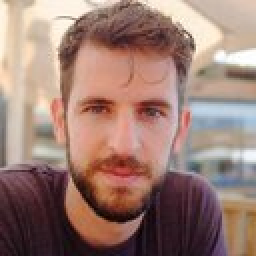
#> input picture assets/reference/protagonist/protagonist-source.jpg, 128 x 128 px, given in place of protagonist, which was not available (shown 2 times larger)
$ python material_analyze.py ../assets/reference/protagonist
#> lines starting #> are read from the running program, lines starting #| are printed output that depends on the picture; after the words box and inside, x2 and y2 are one past the last pixel; in counts of white or black regions, pixels touching at a corner belong together; pictures that were not available may be replaced by others from this repository, and a replacement may not be noted
# -*- coding: utf-8 -*-
"""material_analyze — 素材分析（Material Intelligence）。用法: python material_analyze.py <img...> [--out json]"""
import os, sys, json, argparse
import numpy as np
from PIL import Image

def dominant_colors(arr, n=5):
    sample = (arr[::8, ::8].astype(int) // 32 * 32).reshape(-1, 3)
    vals, counts = np.unique(sample, axis=0, return_counts=True)
    idx = np.argsort(-counts)[:n]
    return ["#%02x%02x%02x" % (int(vals[i][0]), int(vals[i][1]), int(vals[i][2])) for i in idx]

def skin_ratio(arr):
    r = arr[:, :, 0].astype(int); g = arr[:, :, 1].astype(int); b = arr[:, :, 2].astype(int)
    m = (r > 90) & (r > g) & (g > b) & (r > 100)
    return float(m.mean())

def analyze(path):
#> called with path = '../assets/reference/protagonist'
    im = Image.open(path).convert("RGB")
#> im is the input picture: PIL image 128x128 RGB; mean R, G, B 156.2, 125.4, 115.5
    W, H = im.size
#> W = 128; H = 128
    arr = np.asarray(im).astype(np.float32)
    lum = arr.mean(axis=2)
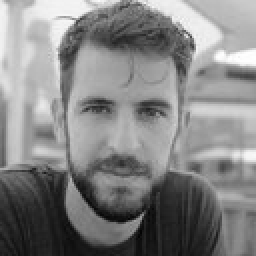
#> lum: shape (128, 128) float32 (shown 2 times larger); min 3.33, max 254.7, mean 132.4
    bright = float(lum.mean() / 255)
#> bright = 0.519
    contrast = float(lum.std() / 255)
#> contrast = 0.239
    # 边缘密度（背景复杂度 / 纹理）
    gx = np.abs(np.diff(lum, axis=1)); gy = np.abs(np.diff(lum, axis=0))
#> after `gx = np.abs(np.diff(lum, axis=1))`:
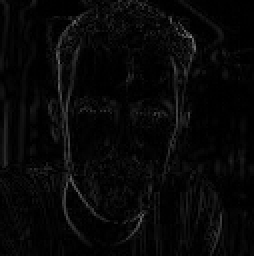
#> gx: shape (128, 127) float32 (shown 2 times larger); min 0, max 137.7, mean 7.8
#> after `gy = np.abs(np.diff(lum, axis=0))`:
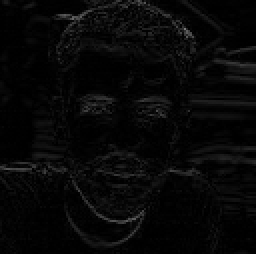
#> gy: shape (127, 128) float32 (shown 2 times larger); min 0, max 121, mean 7.6
    edge = float((gx.mean() + gy.mean()) / 255)
#> edge = 0.0605
    texture = float(np.abs(lum - lum.mean()).std() / 255)
#> texture = 0.13
    # 中心视觉权重（中心区域对比度）
    cy0, cy1 = int(H*0.3), int(H*0.7); cx0, cx1 = int(W*0.3), int(W*0.7)
#> after `cy0, cy1 = (int(H * 0.3), int(H * 0.7))`: cy0 = 38; cy1 = 89
#> after `cx0, cx1 = (int(W * 0.3), int(W * 0.7))`: cx0 = 38; cx1 = 89
    center = lum[cy0:cy1, cx0:cx1]
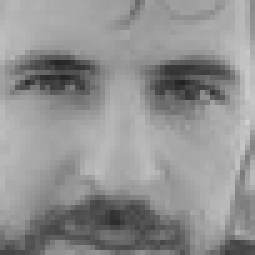
#> center: shape (51, 51) float32 (shown 5 times larger); min 34.67, max 207.3, mean 145.2
    visual_weight = float(np.clip(center.std() / 60, 0, 1))
#> visual_weight = 0.579
    # 色彩温度
    mean_rgb = arr.mean(axis=(0,1))
#> mean_rgb = [156.2, 125.4, 115.5]
    temp = "warm" if mean_rgb[0] > mean_rgb[2] + 8 else ("cool" if mean_rgb[2] > mean_rgb[0] + 8 else "neutral")
#> temp = 'warm'
    skin = skin_ratio(arr)
#> in skin_ratio, `r = arr[:, :, 0].astype(int)`:
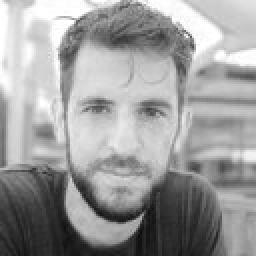
#> r: shape (128, 128) int64 (shown 2 times larger); min 10, max 255, mean 156.2
#> in skin_ratio, `b = arr[:, :, 2].astype(int)`:
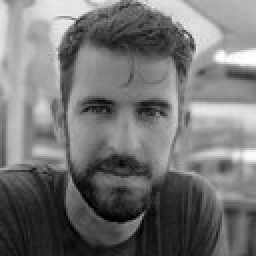
#> b: shape (128, 128) int64 (shown 2 times larger); min 0, max 255, mean 115.5
#> in skin_ratio, `m = (r > 90) & (r > g) & (g > b) & (r > 100)`:
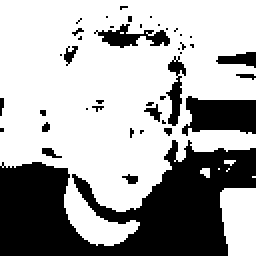
#> m: shape (128, 128) bool (shown 2 times larger); 66% white; 42 black regions (33 under 20 px), largest, box (x1, y1, x2, y2) and area: (0, 70, 128, 128) 4283, (91, 48, 128, 68) 537, (47, 12, 85, 24) 208
#> skin = 0.66
    human_presence = bool(skin > 0.08 and (H > 300))
#> human_presence = False
    face_presence = human_presence and bool(contrast > 0.15)
#> face_presence = False
    # 简单 logo/text 启发：角部边缘密度高 + 色彩种类少
    corner = np.concatenate([lum[:int(H*0.15), :int(W*0.15)].ravel(), lum[:int(H*0.15), -int(W*0.15):].ravel()])
#> corner = 722 values, max 242.3 at index 114, min 158.7 at index 629, mean 196.9
    qq = (arr[::10, ::10].astype(int) // 64).reshape(-1, 3)
#> qq = 169 rows, first 8: [3, 3, 3], [3, 2, 2], [3, 3, 3], [3, 3, 3], [3, 3, 3], [3, 3, 3], [2, 2, 2], [3, 3, 3]
    logo_presence = bool(edge > 0.12 and len(np.unique(qq, axis=0)) < 6)
#> logo_presence = False
    return {
        "path": path, "width": W, "height": H,
        "orientation": "portrait" if H > W else ("landscape" if W > H else "square"),
        "aspect_ratio": round(W / H, 3),
        "dominant_colors": dominant_colors(arr),
        "color_temperature": temp,
        "brightness": round(bright, 3), "contrast": round(contrast, 3),
        "visual_weight": round(visual_weight, 3),
        "background_complexity": round(float(np.clip(edge * 1.4, 0, 1)), 3),
        "texture": round(texture, 3),
        "human_presence": human_presence, "face_presence": face_presence,
        "logo_presence": logo_presence, "text_presence": bool(edge > 0.2 and len(set((arr[::10, ::10].reshape(-1,3)//48).tolist())) > 12),
        "source_fidelity": 1.0,
    }
#> in dominant_colors, `sample = (arr[::8, ::8].astype(int) // 32 * 32).reshape(-1, 3)`: sample = 256 rows, first 8: [224, 224, 192], [192, 160, 128], [192, 160, 128], [224, 224, 224], [224, 224, 224], [224, 224, 224], [224, 224, 224], [224, 192, 192]
#> in dominant_colors, `vals, counts = np.unique(sample, axis=0, return_counts=True)`: vals = 51 rows, first 8: [0, 0, 0], [32, 0, 0], [32, 0, 32], [32, 32, 32], [64, 32, 0], [64, 32, 32], [64, 32, 64], [96, 32, 0]; counts = 51 values, max 18 at index 31, min 1 at index 7, mean 5.02
#> in dominant_colors, `idx = np.argsort(-counts)[:n]`: idx = [31, 2, 40, 43, 49]

def main():
    ap = argparse.ArgumentParser()
    ap.add_argument("images", nargs="+")
    ap.add_argument("--out", default="material-analysis.json")
    a = ap.parse_args()
    results = [analyze(p) for p in a.images]
#> results = 1 item
    with open(a.out, "w", encoding="utf-8") as f:
        json.dump(results, f, ensure_ascii=False, indent=2)
    for r in results:
        print("[ok] %s  %s  %sx%s  colors=%s  contrast=%s  human=%s logo=%s" % (
            r["path"], r["orientation"], r["width"], r["height"], ",".join(r["dominant_colors"][:3]), r["contrast"], r["human_presence"], r["logo_presence"]))
#> this loop made 1 pass
#| [ok] ../assets/reference/protagonist  square  128x128  colors=#a08080,#200020,#c0a080  contrast=0.239  human=False logo=False

if __name__ == "__main__":
    main()
